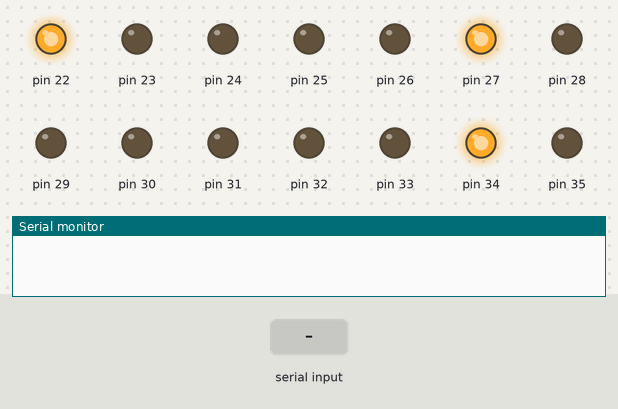
Recording of a sketch running on a simulated Arduino Mega 2560, built with avr-gcc and run on an emulated ATmega2560. On the bench: output pins drawn as LEDs (lit = HIGH), the last lines printed to the serial monitor. The inputs (shaded band) are chosen by the test bench.

Above: at 1.2 s.
1.3 s: "output:" received over Serial
At 1.9 s:
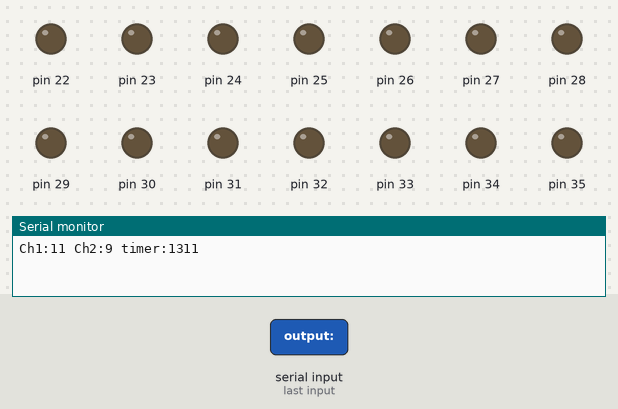
Timing chart, 0 to 4.3 s (numbered marks = the images above; inputs shaded):
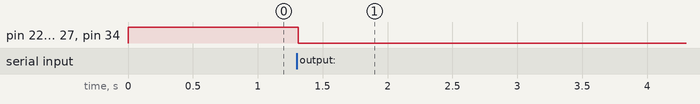

Measured:
- after the input at 1.3 s, pin 22, pin 27, pin 34: HIGH → LOW at once

The sketch:

code_main.ino
```cpp
String data="";
void setup() {
  Serial.begin(9600);
  Serial.setTimeout(5);
  for(int i=22;i<37;i++)
    pinMode(i, OUTPUT);
  digitalWrite(22, HIGH);
  digitalWrite(27, HIGH);
  digitalWrite(34, HIGH);
}

void loop() {
  if(Serial.available()){
    data = Serial.readString();
    if(data.startsWith("output:")){
      set_relay(data);
    }
    Serial.println("Ch1:"+(String)map(analogRead(A0),0,1023,-12000,12000)+" "+"Ch2:"+(String)map(analogRead(A1),0,1023,-10000,10000)+" "+"timer:"+(String)((unsigned long) millis()));
  }
}
void set_relay(String text){
  if((text.charAt(7)=='0'||text.charAt(7)=='1'||text.charAt(7)=='4')){
    digitalWrite(28,LOW);
    digitalWrite(27,LOW);
    digitalWrite(33,LOW);
     digitalWrite(27+(int)text.charAt(7), text.charAt(8)=='0'?HIGH:LOW);
     for(int i=29;i<33;i++)
      digitalWrite(i,LOW);
     }
  else{
    digitalWrite(28,LOW);
    digitalWrite(27,LOW);
    digitalWrite(33,LOW);
    for(int i=29;i<31;i++)
     digitalWrite(i+text.charAt(7)-48-2,text.charAt(8)-48!=3&&(text.charAt(8)-48==i-29||text.charAt(8)-48==2)?HIGH:LOW);
  }
  for(int i=22;i<27;i++)
    digitalWrite(i,text.charAt(7)-48==i-22?HIGH:LOW);
  for(int i=34;i<37;i++)
     digitalWrite(i,text.charAt(9)-48==i-34?HIGH:LOW);
}
```
